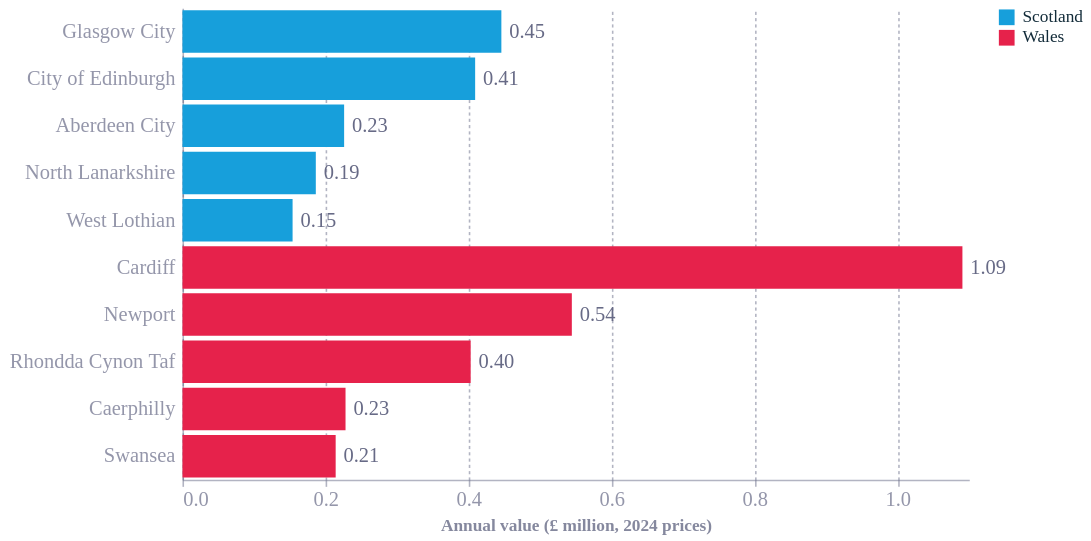

Vega-Lite specification for this chart:
### Vega-Lite specification from a JSON file in a GitHub repository (floating-point values rounded to 4 significant figures)
{"config": {"font": "Circular Std", "text": {"color": "#676A86", "align": "left", "baseline": "middle", "dx": 7, "dy": 0, "fontSize": 11}, "view": {"stroke": null, "continuousWidth": 400, "continuousHeight": 300, "discreteWidth": 400, "discreteHeight": 300}, "range": {"category": ["#36B7B4", "#E6224B", "#F4C245", "#0063AF", "#00A767", "#179FDB", "#EB5C2E", "#5C267B", "#122B39"], "diverging": ["#E6224B", "#E54753", "#C9C9C9", "#179FDB", "#122B39"], "heatmap": ["#C9C9C9", "#179FDB", "#0063AF", "#122B39"], "ordinal": ["#00A767", "#36B7B4", "#179FDB", "#0063AF", "#243B5A"]}, "bar": {"color": "#179fdb"}, "line": {"color": "#e6224b"}, "rule": {"color": "#676A86"}, "area": {"opacity": 0.8}, "point": {"filled": true, "size": 80, "color": "#e6224b", "opacity": 0.95}, "geoshape": {"stroke": "white", "strokeWidth": 0.3}, "rect": {"fill": "#d6d4d4", "opacity": 0.3}, "axis": {"labelColor": "#676A86", "labelFontSize": 13, "labelFont": "Circular Std", "labelOpacity": 0.7, "tickColor": "#676A86", "tickOpacity": 0.5, "domainColor": "#676A86", "domainOpacity": 0.5, "gridColor": "#676A86", "gridDash": [2, 2], "gridOpacity": 0.5, "title": null, "titleColor": "#676A86", "titleOpacity": 0.8, "tickSize": 4}, "axisXDiscrete": {"grid": false, "labelAngle": 0, "tickCount": 10, "tickOpacity": 0.5, "title": null}, "axisYDiscrete": {"ticks": false, "labelPadding": 5}, "axisXTemporal": {"grid": false, "ticks": true}, "axisXQuantitative": {"grid": true}, "axisYQuantitative": {"gridColor": "#676A86", "gridDash": [1, 5], "gridOpacity": 0.5, "ticks": false, "labelPadding": 5, "tickCount": 8, "titleAngle": 0, "titleAlign": "left", "titleBaseline": "bottom", "titleX": 0, "titleY": -5}, "title": {"color": "#676A86E6", "subtitleColor": "#676A86", "font": "Circular Std", "subtitleFont": "Circular Std", "anchor": "start", "fontSize": 18, "subtitleFontSize": 12, "subtitlePadding": 4, "offset": 0, "frame": "group"}, "legend": {"titleColor": "#122b39", "title": null, "labelColor": "#122b39", "labelFontSize": 11}}, "layer": [{"mark": {"type": "bar"}, "encoding": {"color": {"field": "region", "scale": {"domain": ["Scotland", "Wales"], "range": ["#179FDB", "#E6224B"]}, "type": "nominal"}, "x": {"axis": {"tickCount": 6}, "field": "value", "title": "Annual value (£ million, 2024 prices)", "type": "quantitative"}, "y": {"field": "LA_name", "sort": ["Glasgow City", "City of Edinburgh", "Aberdeen City", "North Lanarkshire", "West Lothian", "Cardiff", "Newport", "Rhondda Cynon Taf", "Caerphilly", "Swansea"], "title": null, "type": "nominal"}}}, {"mark": {"type": "text", "align": "left", "dx": 5, "fontSize": 13}, "encoding": {"text": {"field": "value", "format": ".2f", "type": "quantitative"}, "x": {"field": "value", "title": "Annual value (£ million, 2024 prices)", "type": "quantitative"}, "y": {"field": "LA_name", "sort": ["Glasgow City", "City of Edinburgh", "Aberdeen City", "North Lanarkshire", "West Lothian", "Cardiff", "Newport", "Rhondda Cynon Taf", "Caerphilly", "Swansea"], "type": "nominal"}}}], "data": {"name": "data-b3ddfb4f633a1581bfa8b23d8aad2696"}, "height": 300, "width": 500, "$schema": "https://vega.github.io/schema/vega-lite/v6.4.1.json", "datasets": {"data-b3ddfb4f633a1581bfa8b23d8aad2696": [{"region": "Wales", "LA_name": "Cardiff", "value": 1.091}, {"region": "Wales", "LA_name": "Newport", "value": 0.5446}, {"region": "Wales", "LA_name": "Rhondda Cynon Taf", "value": 0.4031}, {"region": "Wales", "LA_name": "Caerphilly", "value": 0.2281}, {"region": "Wales", "LA_name": "Swansea", "value": 0.2143}, {"region": "Scotland", "LA_name": "Glasgow City", "value": 0.446}, {"region": "Scotland", "LA_name": "City of Edinburgh", "value": 0.4093}, {"region": "Scotland", "LA_name": "Aberdeen City", "value": 0.2261}, {"region": "Scotland", "LA_name": "North Lanarkshire", "value": 0.1865}, {"region": "Scotland", "LA_name": "West Lothian", "value": 0.154}]}}
